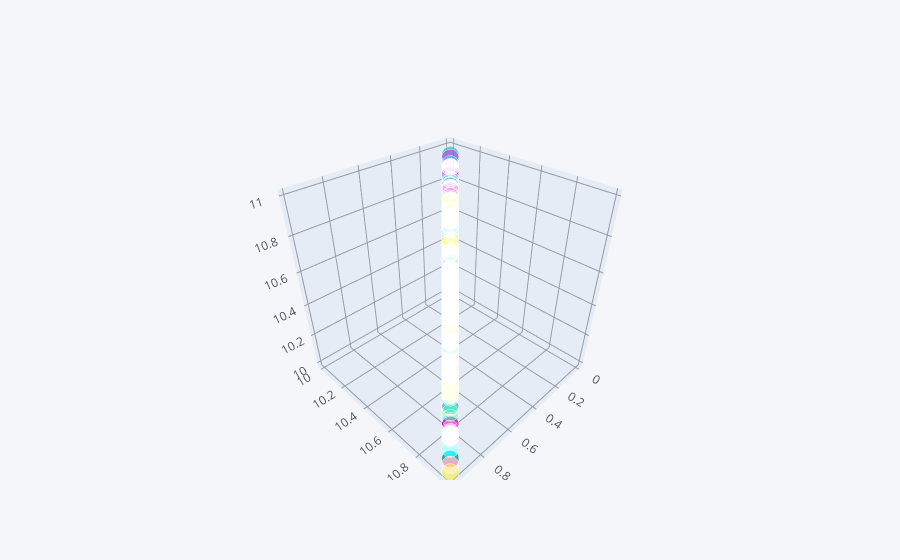

The code cell stored with this chart in its notebook:
### Code cell
df.iplot(x='a',y='a1',z='b1',kind="scatter3d")

### Figure 1 — Plotly figure (JSON) as saved in the notebook; plotly's stock layout.template omitted (floating-point values rounded to 4 significant figures; data arrays with more than 128 entries replaced by an {"elided": "..."} marker saying what was removed)
{"data": [{"marker": {"color": {"elided": "300 str values"}, "opacity": 0.8, "size": {"elided": "300 int values"}, "symbol": "circle"}, "mode": "markers", "text": {"elided": "300 str values"}, "type": "scatter3d", "x": {"elided": "300 float values"}, "y": {"elided": "300 float values"}, "z": {"elided": "300 float values"}}], "layout": {"legend": {"bgcolor": "#F5F6F9", "font": {"color": "#4D5663"}}, "paper_bgcolor": "#F5F6F9", "plot_bgcolor": "#F5F6F9", "scene": {"xaxis": {"gridcolor": "#9499A3", "showgrid": true, "tickfont": {"color": "#4D5663"}, "title": {"font": {"color": "#4D5663"}, "text": ""}, "zerolinecolor": "#9499A3"}, "yaxis": {"gridcolor": "#9499A3", "showgrid": true, "tickfont": {"color": "#4D5663"}, "title": {"font": {"color": "#4D5663"}, "text": ""}, "zerolinecolor": "#9499A3"}, "zaxis": {"gridcolor": "#9499A3", "showgrid": true, "tickfont": {"color": "#4D5663"}, "title": {"font": {"color": "#4D5663"}, "text": ""}, "zerolinecolor": "#9499A3"}}, "title": {"font": {"color": "#4D5663"}}}}
